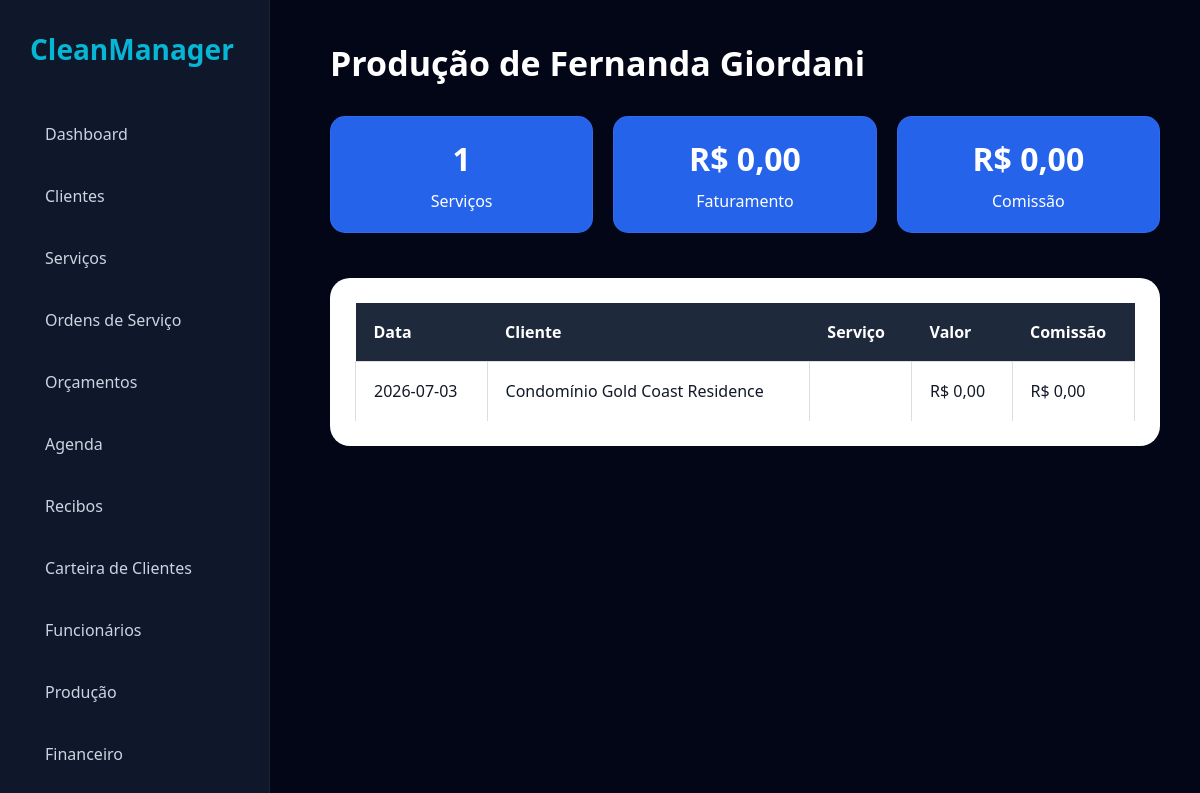
The app's page /admin/producao-detalhes.php?funcionario=Fernanda+Giordani&inicio=2026-07-01&fim=2026-07-31, older data.
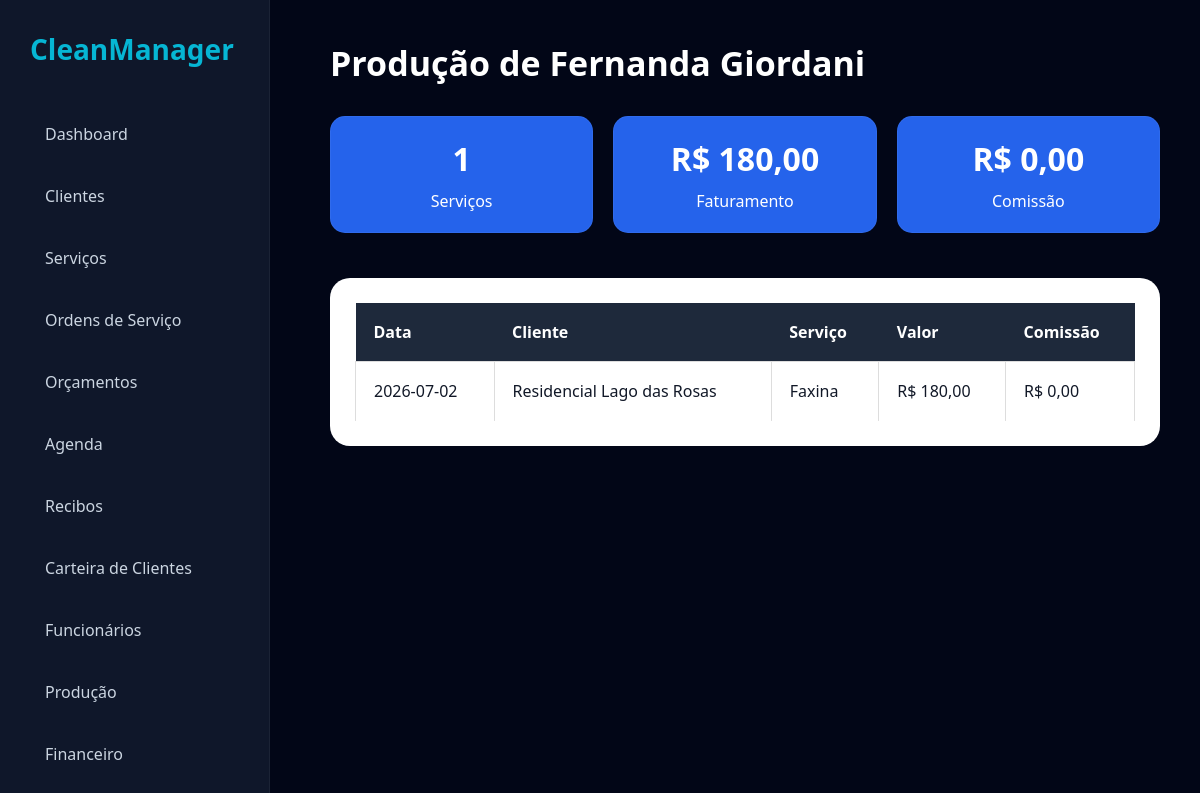
The same page, newer data.
### tables this page shows
CREATE TABLE historico_servicos (

id INTEGER PRIMARY KEY AUTOINCREMENT,

orcamento_id INTEGER,

cliente TEXT,

telefone TEXT,

endereco TEXT,

servico TEXT,

descricao TEXT,

valor REAL,

data_execucao TEXT,

status_pagamento TEXT

, recibo_gerado TEXT, funcionario_id INTEGER, funcionario_nome TEXT, comissao REAL DEFAULT 0, observacoes TEXT, foto_antes TEXT, foto_depois TEXT, assinatura_cliente TEXT, checklist TEXT, data_finalizacao TEXT, lucro REAL DEFAULT 0, "forma_pagamento", "data_recebimento");

### admin/producao-detalhes.php (the view, shortened to what this page needs)
<?php
include '../config/conexao.php';
$funcionario = $_GET['funcionario'] ?? '';
$inicio = $_GET['inicio'] ?? date('Y-m-01');
$fim = $_GET['fim'] ?? date('Y-m-t');
$dados = $db->query("
SELECT *
FROM historico_servicos
WHERE funcionario_nome = '$funcionario'
AND date(data_execucao)
BETWEEN '$inicio' AND '$fim'
ORDER BY data_execucao DESC
");
$resumo = $db->querySingle("
SELECT
COUNT(*) as quantidade,
SUM(valor) as faturamento,
SUM(comissao) as comissao
FROM historico_servicos
WHERE funcionario_nome = '$funcionario'
AND date(data_execucao)
BETWEEN '$inicio' AND '$fim'
", true);
?>
<!DOCTYPE html>
<html lang="pt-br">
<head>
<link rel="stylesheet" href="../assets/css/dashboard.css">
</head>
<body>
<?php include '../includes/sidebar.php'; ?>
<div class="content">
<div class="topbar">
<h1>
Produção de
<?= $funcionario; ?>
</h1>
</div>
<div class="resumo">
<div class="card">
<h2>
<?= $resumo['quantidade']; ?>
</h2>
<p>Serviços</p>
</div>
<div class="card">
<h2>
R$
<?= number_format($resumo['faturamento'],2,',','.'); ?>
</h2>
<p>Faturamento</p>
</div>
<div class="card">
<h2>
R$
<?= number_format($resumo['comissao'],2,',','.'); ?>
</h2>
<p>Comissão</p>
</div>
</div>
<div class="box">
<table>
<tr>
<th>Data</th>
<th>Cliente</th>
<th>Serviço</th>
<th>Valor</th>
<th>Comissão</th>
</tr>
<?php while($item = $dados->fetchArray()) { ?>
<tr>
<td><?= $item['data_execucao']; ?></td>
<td><?= $item['cliente']; ?></td>
<td><?= $item['servico']; ?></td>
<td>
R$
<?= number_format($item['valor'],2,',','.'); ?>
</td>
<td>
R$
<?= number_format($item['comissao'],2,',','.'); ?>
</td>
</tr>
<?php } ?>
</table>
</div>
</div>
</body>
</html>

### includes/sidebar.php (shortened to what this page needs)
<div class="sidebar">
<h2>CleanManager</h2>
<a href="../admin/dashboard.php">
Dashboard
</a>
<a href="../admin/clientes.php">
Clientes
</a>
<a href="../admin/servicos.php">
Serviços
</a>
<a href="../admin/ordens.php">
Ordens de Serviço
</a>
<a href="../admin/orcamentos.php">
Orçamentos
</a>
<a href="../admin/agenda.php">
Agenda
</a>
<a href="../admin/recibos.php">
Recibos
</a>
<a href="../admin/carteira-clientes.php">
Carteira de Clientes
</a>
<a href="../admin/funcionarios.php">
Funcionários
</a>
<a href="../admin/producao.php">
Produção
</a>
<a href="../admin/financeiro.php">
Financeiro
</a>
</div>

### assets/css/dashboard.css (style rules this page uses)
* { margin: 0; padding: 0; box-sizing: border-box; font-family: "Segoe UI", sans-serif; }
body { background: #020617; color: white; }
.sidebar { width: 270px; height: 100vh; background: #0f172a; position: fixed; left: 0; top: 0; padding: 30px; border-right: 1px solid rgba(255, 255, 255, 0.05); overflow-y: auto; }
.sidebar h2 { color: #06b6d4; margin-bottom: 40px; font-size: 28px; }
.sidebar a { display: flex; align-items: center; gap: 10px; color: #cbd5e1; text-decoration: none; padding: 15px; border-radius: 14px; margin-bottom: 10px; transition: 0.3s; }
.content { margin-left: 290px; padding: 40px; }
.topbar { display: flex; justify-content: space-between; align-items: center; margin-bottom: 30px; }
.topbar h1 { font-size: 34px; }
.card { background: #111827; padding: 30px; border-radius: 24px; margin-bottom: 25px; border: 1px solid rgba(255, 255, 255, 0.05); }
table { width: 100%; border-collapse: collapse; min-width: 700px; }
table th { text-align: left; padding: 18px; background: #1e293b; }
table td { padding: 18px; border-bottom: 1px solid rgba(255, 255, 255, 0.05); }

### admin/producao-detalhes.php (style rules this page uses)
.box { background:white; padding:25px; border-radius:20px; margin-bottom:20px; }
table { width:100%; border-collapse:collapse; }
th { background:#2563eb; color:white; padding:12px; }
td { padding:12px; border:1px solid #ddd; color:#111827; }
.resumo { display:flex; gap:20px; margin-bottom:20px; }
.card { background:#2563eb; color:white; padding:20px; border-radius:15px; flex:1; text-align:center; }
.card h2 { margin:0; font-size:32px; }
.card p { margin-top:10px; }

Row changes from the older to the newer data that the page shows:
removed historico_servicos: data_execucao "2026-07-03", cliente "Condomínio Gold Coast Residence", valor "0,00", comissao "0,00"
added historico_servicos: data_execucao "2026-07-02", cliente "Residencial Lago das Rosas", servico "Faxina", valor "180,00", comissao "0,00"
Text that changed along with them:
$resumo['faturamento']: "0,00" → "180,00"
